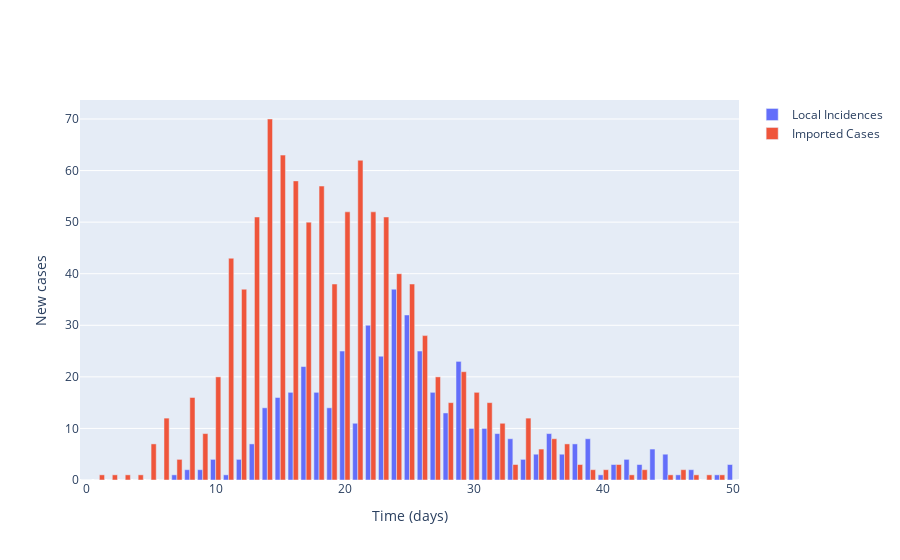

Notebook cell for this chart:
### Code cell
# Plot (bar chart cases each day)
fig = go.Figure()

# Plot of incidences
fig.add_trace(
    go.Bar(
        x=times,
        y=locally_infected_cases,
        name='Local Incidences'
    )
)

fig.add_trace(
    go.Bar(
        x=times,
        y=imported_cases,
        name='Imported Cases'
    )
)

# Add axis labels
fig.update_layout(
    xaxis_title='Time (days)',
    yaxis_title='New cases'
)

fig.show()

### Figure 1 — Plotly figure (JSON) as saved in the notebook; plotly's stock layout.template omitted (floating-point values rounded to 4 significant figures)
{"data": [{"name": "Local Incidences", "type": "bar", "x": [0, 1, 2, 3, 4, 5, 6, 7, 8, 9, 10, 11, 12, 13, 14, 15, 16, 17, 18, 19, 20, 21, 22, 23, 24, 25, 26, 27, 28, 29, 30, 31, 32, 33, 34, 35, 36, 37, 38, 39, 40, 41, 42, 43, 44, 45, 46, 47, 48, 49, 50, 51], "y": [0, 0, 0, 0, 0, 0, 0, 1, 2, 2, 4, 1, 4, 7, 14, 16, 17, 22, 17, 14, 25, 11, 30, 24, 37, 32, 25, 17, 13, 23, 10, 10, 9, 8, 4, 5, 9, 5, 7, 8, 1, 3, 4, 3, 6, 5, 1, 2, 0, 1, 3]}, {"name": "Imported Cases", "type": "bar", "x": [0, 1, 2, 3, 4, 5, 6, 7, 8, 9, 10, 11, 12, 13, 14, 15, 16, 17, 18, 19, 20, 21, 22, 23, 24, 25, 26, 27, 28, 29, 30, 31, 32, 33, 34, 35, 36, 37, 38, 39, 40, 41, 42, 43, 44, 45, 46, 47, 48, 49, 50, 51], "y": [0, 1, 1, 1, 1, 7, 12, 4, 16, 9, 20, 43, 37, 51, 70, 63, 58, 50, 57, 38, 52, 62, 52, 51, 40, 38, 28, 20, 15, 21, 17, 15, 11, 3, 12, 6, 8, 7, 3, 2, 2, 3, 1, 2, 0, 1, 2, 1, 1, 1, 0]}], "layout": {"xaxis": {"title": {"text": "Time (days)"}}, "yaxis": {"title": {"text": "New cases"}}}}
